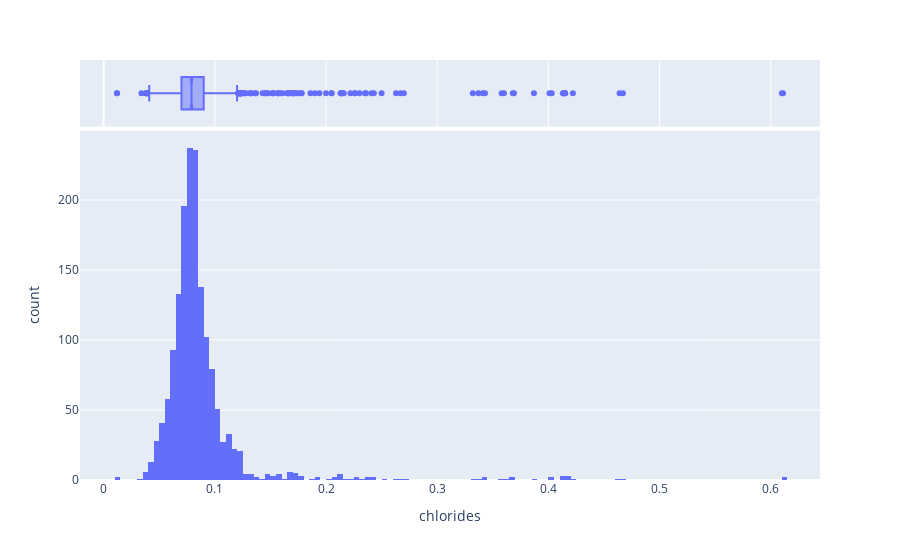

The cell this chart's notebook holds for it:
### Code cell
fig = px.histogram(df, x='chlorides', marginal='box')
fig.show()

### Figure 1 — Plotly figure (JSON) as saved in the notebook; plotly's stock layout.template omitted (floating-point values rounded to 4 significant figures; data arrays with more than 128 entries replaced by an {"elided": "..."} marker saying what was removed)
{"data": [{"alignmentgroup": "True", "bingroup": "x", "hovertemplate": "chlorides=%{x}<br>count=%{y}<extra></extra>", "legendgroup": "", "marker": {"color": "#636efa"}, "name": "", "offsetgroup": "", "orientation": "v", "showlegend": false, "type": "histogram", "x": {"elided": "1599 float values"}, "xaxis": "x", "yaxis": "y"}, {"alignmentgroup": "True", "hovertemplate": "chlorides=%{x}<extra></extra>", "legendgroup": "", "marker": {"color": "#636efa"}, "name": "", "notched": true, "offsetgroup": "", "showlegend": false, "type": "box", "x": {"elided": "1599 float values"}, "xaxis": "x2", "yaxis": "y2"}], "layout": {"barmode": "relative", "legend": {"tracegroupgap": 0}, "margin": {"t": 60}, "xaxis": {"anchor": "y", "domain": [0, 1], "title": {"text": "chlorides"}}, "xaxis2": {"anchor": "y2", "domain": [0, 1], "matches": "x", "showgrid": true, "showticklabels": false}, "yaxis": {"anchor": "x", "domain": [0, 0.8316], "title": {"text": "count"}}, "yaxis2": {"anchor": "x2", "domain": [0.8416, 1], "matches": "y2", "showgrid": false, "showline": false, "showticklabels": false, "ticks": ""}}}
